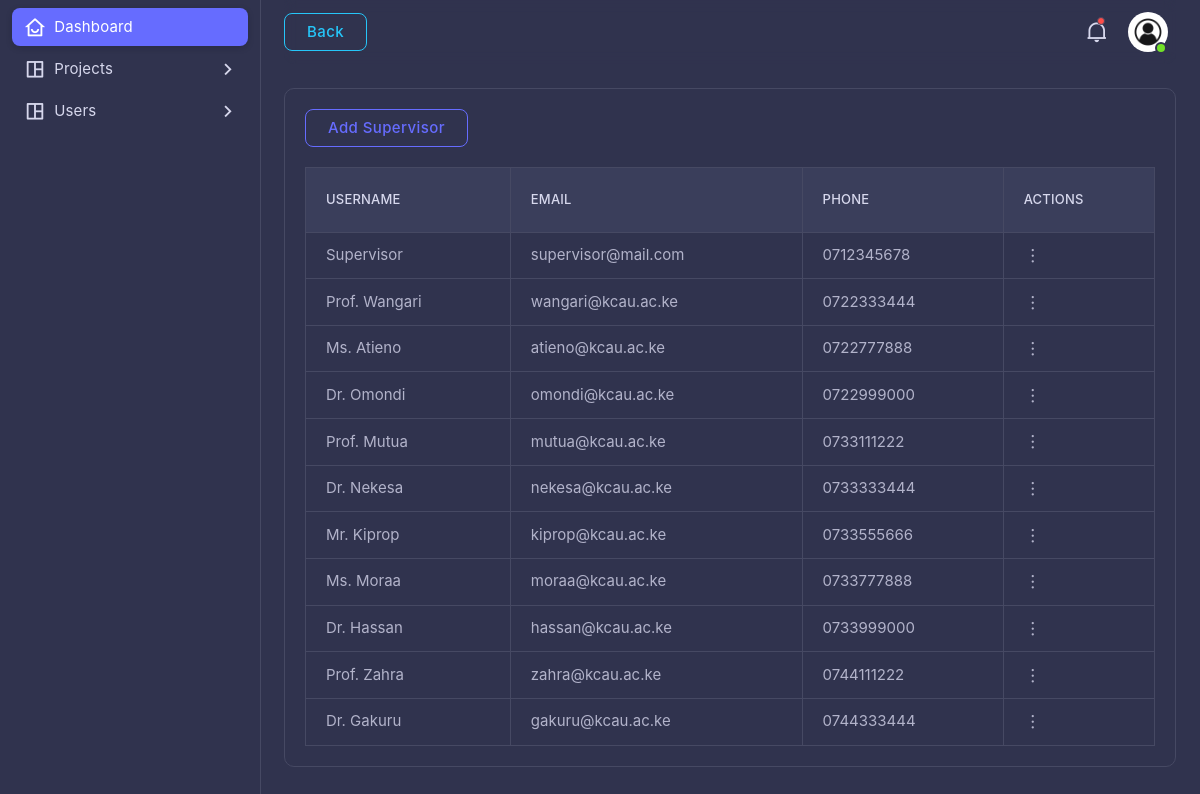
The app's page /ManageSupervisors (signed in) with its own data.
### tables this page shows
CREATE TABLE `users` (
  `id` int(11) NOT NULL,
  `username` varchar(255) NOT NULL,
  `email` varchar(255) NOT NULL,
  `password` varchar(255) NOT NULL,
  `role` enum('admin','supervisor','student') NOT NULL,
  `created_at` timestamp NOT NULL DEFAULT current_timestamp(),
  `phone` varchar(15) NOT NULL,
  `gender` varchar(6) NOT NULL DEFAULT 'Male'
);

### app/Controllers/SupervisorController.php (called while the page is built, shortened)
<?php
include_once 'UserController.php';
class SupervisorController extends UserController
{
    public function manage_supervisors()
    {
        $supervisors = $this->UserModel->selectAll('role = "supervisor"');
        require '../app/Views/Supervisor/supervisors.php';
    }
}

### app/Controllers/UserController.php (called while the page is built, shortened)
<?php
class UserController extends Controller
{
    public function __construct()
    {
        $this->UserModel = new UserModel();
    }
}

### config/Database.php (called while the page is built, shortened)
<?php
class Database
{
    private static $instance = null;
    private function __construct()
    {
        $envPath = __DIR__ . '/../.env';
        $host = $_ENV['DB_HOST'] ?? 'localhost';
        $dbname = $_ENV['DB_NAME'] ?? '';
        $username = $_ENV['DB_USER'] ?? '';
        $password = $_ENV['DB_PASS'] ?? '';
        try {
            $this->dbConnection = new PDO("mysql:host=$host;dbname=$dbname", $username, $password);
        } catch (PDOException $e) {
            echo "Connection failed: " . $e->getMessage();
            exit;
        }
    }
    public static function getConnection()
    {
        if (self::$instance === null) {
            self::$instance = new self();
        }
        return self::$instance->dbConnection;
    }
}

### app/Models/BaseModel.php (called while the page is built, shortened)
<?php
require_once __DIR__ . '/../../config/Database.php';
class BaseModel
{
    protected $db;
    protected $table;
    public function __construct($table)
    {
        $this->db = Database::getConnection();
        $this->table = $table;
    }
    public function selectAll($condition = null)
    {
        if ($condition) {
            $sql = "SELECT * FROM {$this->table} WHERE $condition";
        } else {
            $sql = "SELECT * FROM {$this->table}";
        }
        $stmt = $this->db->prepare($sql);
        $stmt->execute();
        return $stmt->fetchAll(PDO::FETCH_ASSOC);
    }
}

### app/Views/Supervisor/supervisors.php (the view, shortened to what this page needs)
<?php
include '../app/Views/header.php'; ?>
<div class="card">
  <div class="card-header d-flex justify-content-between align-items-center">
    <button type="button" class="btn btn-outline-primary" data-bs-toggle="offcanvas" data-bs-target="#offcanvasAddUser">Add Supervisor</button>
  </div>
  <div class="card-body">
    <div class="table-responsive text-nowrap">
      <table class="table table-bordered">
        <thead>
          <tr>
            <th>UserName</th>
            <th>Email</th>
            <th>Phone</th>
            <th>Actions</th>
          </tr>
        </thead>
        <tbody>
          <?php foreach ($supervisors as $supervisor): ?>
            <tr>
              <td><?php echo $supervisor['username']; ?></td>
              <td><?php echo $supervisor['email']; ?></td>
              <td><?php echo $supervisor['phone']; ?></td>
              <td>
                <div class="dropdown">
                  <button type="button" class="btn p-0 dropdown-toggle hide-arrow" data-bs-toggle="dropdown" aria-expanded="false">
                    <i class="ri-more-2-line"></i>
                  </button>
                </div>
              </td>
            </tr>
          <?php endforeach; ?>
        </tbody>
      </table>
    </div>
  </div>
</div>
<?php include '../app/Views/footer.php'; ?>

### records on screen
users: username "Supervisor", email "supervisor@mail.com", phone "0712345678"
users: username "Prof. Wangari", email "wangari@kcau.ac.ke", phone "0722333444"
users: username "Ms. Atieno", email "atieno@kcau.ac.ke", phone "0722777888"
users: username "Dr. Omondi", email "omondi@kcau.ac.ke", phone "0722999000"
users: username "Prof. Mutua", email "mutua@kcau.ac.ke", phone "0733111222"
users: username "Dr. Nekesa", email "nekesa@kcau.ac.ke", phone "0733333444"
users: username "Mr. Kiprop", email "kiprop@kcau.ac.ke", phone "0733555666"
users: username "Ms. Moraa", email "moraa@kcau.ac.ke", phone "0733777888"
users: username "Dr. Hassan", email "hassan@kcau.ac.ke", phone "0733999000"
users: username "Prof. Zahra", email "zahra@kcau.ac.ke", phone "0744111222"
users: username "Dr. Gakuru", email "gakuru@kcau.ac.ke", phone "0744333444"
